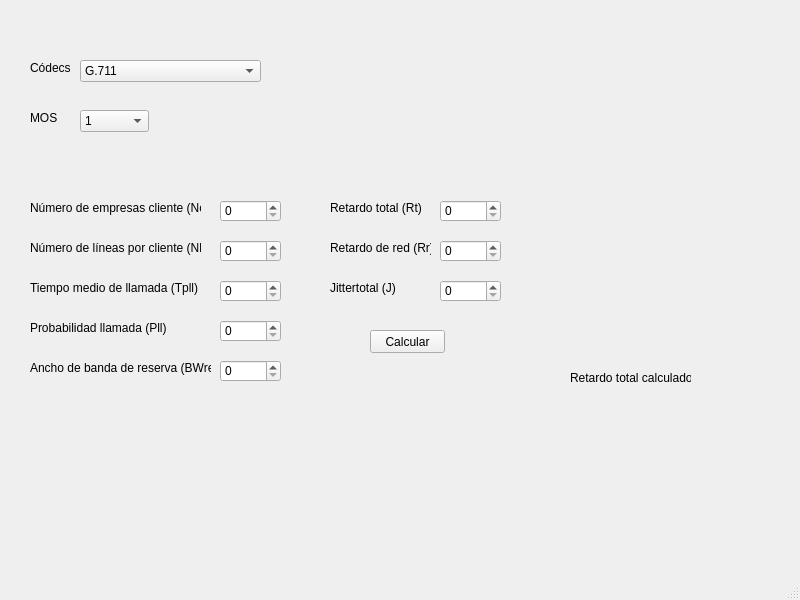
<?xml version="1.0" encoding="UTF-8"?>
<ui version="4.0">
 <class>MainWindow</class>
 <widget class="QMainWindow" name="MainWindow">
  <property name="geometry">
   <rect>
    <x>0</x>
    <y>0</y>
    <width>800</width>
    <height>600</height>
   </rect>
  </property>
  <property name="windowTitle">
   <string>MainWindow</string>
  </property>
  <widget class="QWidget" name="centralwidget">
   <widget class="QLabel" name="label">
    <property name="geometry">
     <rect>
      <x>30</x>
      <y>60</y>
      <width>51</width>
      <height>16</height>
     </rect>
    </property>
    <property name="text">
     <string>Códecs</string>
    </property>
   </widget>
   <widget class="QComboBox" name="comboBox">
    <property name="geometry">
     <rect>
      <x>80</x>
      <y>60</y>
      <width>181</width>
      <height>22</height>
     </rect>
    </property>
    <item>
     <property name="text">
      <string>G.711</string>
     </property>
    </item>
    <item>
     <property name="text">
      <string>G.722</string>
     </property>
    </item>
    <item>
     <property name="text">
      <string>G.729</string>
     </property>
    </item>
   </widget>
   <widget class="QComboBox" name="comboBox_2">
    <property name="geometry">
     <rect>
      <x>80</x>
      <y>110</y>
      <width>69</width>
      <height>22</height>
     </rect>
    </property>
    <item>
     <property name="text">
      <string>1</string>
     </property>
    </item>
    <item>
     <property name="text">
      <string>2</string>
     </property>
    </item>
    <item>
     <property name="text">
      <string>3</string>
     </property>
    </item>
    <item>
     <property name="text">
      <string>4</string>
     </property>
    </item>
    <item>
     <property name="text">
      <string>5</string>
     </property>
    </item>
   </widget>
   <widget class="QLabel" name="label_2">
    <property name="geometry">
     <rect>
      <x>30</x>
      <y>110</y>
      <width>51</width>
      <height>16</height>
     </rect>
    </property>
    <property name="text">
     <string>MOS</string>
    </property>
   </widget>
   <widget class="QSpinBox" name="spinBox">
    <property name="geometry">
     <rect>
      <x>220</x>
      <y>200</y>
      <width>61</width>
      <height>22</height>
     </rect>
    </property>
   </widget>
   <widget class="QLabel" name="label_3">
    <property name="geometry">
     <rect>
      <x>30</x>
      <y>200</y>
      <width>171</width>
      <height>16</height>
     </rect>
    </property>
    <property name="text">
     <string>Número de empresas cliente (Nc)</string>
    </property>
   </widget>
   <widget class="QLabel" name="label_4">
    <property name="geometry">
     <rect>
      <x>30</x>
      <y>240</y>
      <width>171</width>
      <height>16</height>
     </rect>
    </property>
    <property name="text">
     <string>Número de líneas por cliente (Nl)</string>
    </property>
   </widget>
   <widget class="QLabel" name="label_5">
    <property name="geometry">
     <rect>
      <x>30</x>
      <y>280</y>
      <width>171</width>
      <height>16</height>
     </rect>
    </property>
    <property name="text">
     <string>Tiempo medio de llamada (Tpll)</string>
    </property>
   </widget>
   <widget class="QSpinBox" name="spinBox_2">
    <property name="geometry">
     <rect>
      <x>220</x>
      <y>240</y>
      <width>61</width>
      <height>22</height>
     </rect>
    </property>
   </widget>
   <widget class="QSpinBox" name="spinBox_3">
    <property name="geometry">
     <rect>
      <x>220</x>
      <y>280</y>
      <width>61</width>
      <height>22</height>
     </rect>
    </property>
   </widget>
   <widget class="QLabel" name="label_6">
    <property name="geometry">
     <rect>
      <x>30</x>
      <y>320</y>
      <width>171</width>
      <height>16</height>
     </rect>
    </property>
    <property name="text">
     <string>Probabilidad llamada (Pll)</string>
    </property>
   </widget>
   <widget class="QSpinBox" name="spinBox_4">
    <property name="geometry">
     <rect>
      <x>220</x>
      <y>320</y>
      <width>61</width>
      <height>22</height>
     </rect>
    </property>
   </widget>
   <widget class="QLabel" name="label_7">
    <property name="geometry">
     <rect>
      <x>30</x>
      <y>360</y>
      <width>181</width>
      <height>16</height>
     </rect>
    </property>
    <property name="text">
     <string>Ancho de banda de reserva (BWres)</string>
    </property>
   </widget>
   <widget class="QSpinBox" name="spinBox_5">
    <property name="geometry">
     <rect>
      <x>220</x>
      <y>360</y>
      <width>61</width>
      <height>22</height>
     </rect>
    </property>
   </widget>
   <widget class="QLabel" name="label_9">
    <property name="geometry">
     <rect>
      <x>330</x>
      <y>280</y>
      <width>71</width>
      <height>16</height>
     </rect>
    </property>
    <property name="text">
     <string>Jittertotal (J)</string>
    </property>
   </widget>
   <widget class="QSpinBox" name="spinBox_6">
    <property name="geometry">
     <rect>
      <x>440</x>
      <y>200</y>
      <width>61</width>
      <height>22</height>
     </rect>
    </property>
   </widget>
   <widget class="QLabel" name="label_10">
    <property name="geometry">
     <rect>
      <x>330</x>
      <y>240</y>
      <width>101</width>
      <height>16</height>
     </rect>
    </property>
    <property name="text">
     <string>Retardo de red (Rr)</string>
    </property>
   </widget>
   <widget class="QSpinBox" name="spinBox_7">
    <property name="geometry">
     <rect>
      <x>440</x>
      <y>240</y>
      <width>61</width>
      <height>22</height>
     </rect>
    </property>
   </widget>
   <widget class="QLabel" name="label_11">
    <property name="geometry">
     <rect>
      <x>330</x>
      <y>200</y>
      <width>91</width>
      <height>16</height>
     </rect>
    </property>
    <property name="text">
     <string>Retardo total (Rt)</string>
    </property>
   </widget>
   <widget class="QSpinBox" name="spinBox_9">
    <property name="geometry">
     <rect>
      <x>440</x>
      <y>280</y>
      <width>61</width>
      <height>22</height>
     </rect>
    </property>
   </widget>
   <widget class="QPushButton" name="pushButton">
    <property name="geometry">
     <rect>
      <x>370</x>
      <y>330</y>
      <width>75</width>
      <height>23</height>
     </rect>
    </property>
    <property name="text">
     <string>Calcular</string>
    </property>
   </widget>
   <widget class="QLabel" name="label_8">
    <property name="geometry">
     <rect>
      <x>700</x>
      <y>370</y>
      <width>47</width>
      <height>13</height>
     </rect>
    </property>
    <property name="text">
     <string/>
    </property>
   </widget>
   <widget class="QLabel" name="label_12">
    <property name="geometry">
     <rect>
      <x>570</x>
      <y>370</y>
      <width>121</width>
      <height>16</height>
     </rect>
    </property>
    <property name="text">
     <string>Retardo total calculado:</string>
    </property>
   </widget>
  </widget>
  <widget class="QMenuBar" name="menubar">
   <property name="geometry">
    <rect>
     <x>0</x>
     <y>0</y>
     <width>800</width>
     <height>21</height>
    </rect>
   </property>
  </widget>
  <widget class="QStatusBar" name="statusbar"/>
 </widget>
 <resources/>
 <connections/>
</ui>
